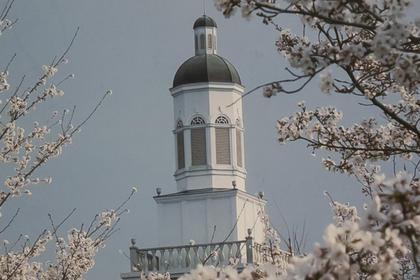
%> input picture KLT_JND/Building.png, 420 x 280 px, shrunk from 1200 x 800 before the run
$ octave --eval "result = KLT_JND(im2double(imread('Building.png')));"   (GNU Octave 9; MATLAB toolbox functions it lacks are replaced by stand-ins)
%> lines starting %> are read from the running program, lines starting %| are printed output that depends on the picture
### KLT_JND/modcrop.m
function img = modcrop(img,q)
%> called with q = 8
% modcrop - Crops an image so that the output M-by-N image satisfies mod(M,q)=0 and mod(N,q)=0
sz = size(img);
%> sz = [280 420 3]
sz = sz - mod(sz,q);
%> sz = [280 416 0]
img = img(1:sz(1), 1:sz(2),:);
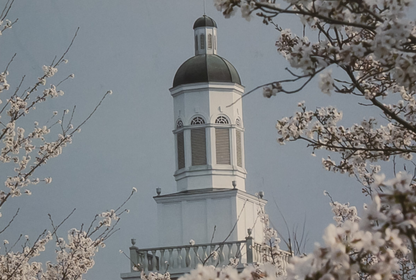
%> img: size 280x416x3 double; mean R, G, B 0.499, 0.509, 0.517

### KLT_JND/patch_extract.m
% patch extract
% extract a designed size img patch and reshape it into a vector
% cat all vector into a matrix
% img must be M-N-1
function patch_matrix = patch_extract(img, k)
%> called with k = 64

k_sqrt = sqrt(k);
% change the img with M-N , mod(M,size)=0, mod(N,size)=0
img = modcrop(img,k_sqrt);
[M,N,~] = size(img);
%> M = 280; N = 416
m = M/k_sqrt;
%> m = 35
n = N/k_sqrt;
%> n = 52
patch_matrix = [];
for i = 1:m
    for j = 1:n
        patch = img((i-1)*k_sqrt+1:i*k_sqrt,(j-1)*k_sqrt+1:j*k_sqrt);
        patch_matrix = [patch_matrix reshape(patch,k_sqrt*k_sqrt,1)];
    end
end
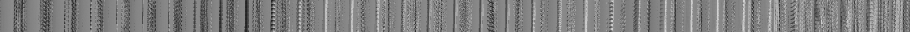
%> patch_matrix: size 64x1820 double (shown at 1/2 size); min 0.0941, max 0.878, mean 0.499

end

### KLT_JND/weibull_com.m
function f = weibull_com(x)
beta = 894.16;
eta = 0.99805;
f = (beta/eta)*(x/eta).^(beta-1).*exp(-(x/eta).^beta);
end

### KLT_JND/image_reshape.m
function im_re = image_reshape(im,test_matrix)

k = size(test_matrix,1);
k_sqrt = sqrt(k);
im = modcrop(im,k_sqrt);
[M N H] = size(im);
m = M/k_sqrt;
n = N/k_sqrt;
for i=1:m
    for j=1:n
        patch_vec = test_matrix(:,(i-1)*n+j);
        patch = reshape(patch_vec,k_sqrt,k_sqrt);
        im_re((i-1)*k_sqrt+1:i*k_sqrt,(j-1)*k_sqrt+1:j*k_sqrt) = patch;
    end
end

end

### KLT_JND/KLT_JND.m
function [jnd_map,CPL,thre_final] = KLT_JND(im,ed_pro,L)
% input
% im: input image that need to compute the JND map
% ed_pro: whether use edge protect
% L: specified number of spectral components that included in inverse KLT
% If you do not input L or L=0, then the program will adopt weibull
% distribution to compute the critical point
% output
% jnd_map: the computed JND map
% CPL: perceptual lossless image
% thre_final: critical point
if (nargin==1)
    ed_pro = 1;
    L = 0;
end
if (nargin==2)
    L = 0;
end
kernel_size = 64;
k_sqrt = sqrt(kernel_size)  % make sure dividable
im = modcrop(im, k_sqrt)
thre_cumu = 0;
f_cumu = 0;
text_matrix = patch_extract(im,kernel_size);
KLT_kernel = pca(text_matrix');
klt_coeff = KLT_kernel'*text_matrix;
energy = (sum(klt_coeff.^2,2)/size(klt_coeff,2));
%> energy = 64 values, max 16.33 at index 1, min 8.42e-05 at index 64, mean 0.262
p = energy/sum(energy);
%> p = 64 values, max 0.973 at index 1, min 5.02e-06 at index 64, mean 0.0156
if L==0
   for i = 1:kernel_size
       P_cum(i) = sum(p(1:i));
       thre_cumu = thre_cumu + i*weibull_com(P_cum(i));
       f_cumu = f_cumu + weibull_com(P_cum(i));
  end
%> this loop made 64 passes
%> (thre_cumu, f_cumu) on passes 2 to 13: (1.5e-05, 7.57e-06), (0.000633, 0.000214), (0.0465, 0.0117), (0.283, 0.059), (1.52, 0.265), (4.67, 0.715), (11.66, 1.59), (26.81, 3.27), (57.62, 6.35), (122.8, 12.28), (231.8, 21.36), (409.5, 35.03)
%> f_cumu on pass 1: 1.62e-07
%> after the loop, P_cum = 64 values from 0.973 to 1; f_cumu = 6919.5; thre_cumu = 225799.5
  thre_final = ceil(thre_cumu/f_cumu);
%> thre_final = 33
else
  thre_final = L;
end
klt_coeff_re = zeros(size(klt_coeff));
klt_coeff_re(1:thre_final,:) = klt_coeff(1:thre_final,:);
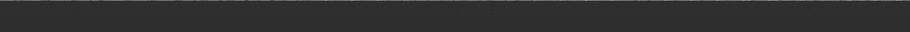
%> klt_coeff_re: size 64x1820 double (shown at 1/2 size); min -1.46, max 6.48, mean 0.0618; drawn with min black and max white
test_matrix_re = KLT_kernel*klt_coeff_re;
CPL = image_reshape(im,test_matrix_re);
%> after the loop in image_reshape, `for i=1:m`:
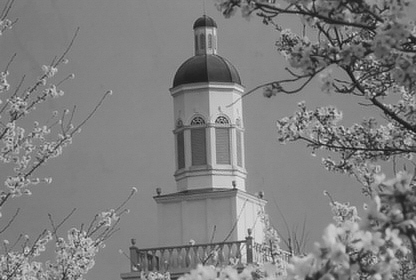
%> im_re: size 280x416 double; min 0.0587, max 0.911, mean 0.499
jnd_map_raw = abs(im-CPL);
edge_protect = func_edge_protect(im);
% [3 lines not run here, left out]
function edge_protect = func_edge_protect( img )
% protect the edge region since the HVS is highly sensitive to it

if ~isa( img, 'double' )
    img = double( img );
end
edge_h = 60;
edge_height = func_edge_height( img );
max_val = max( edge_height(:) );
edge_threshold = edge_h / max_val;
if edge_threshold > 0.8
    edge_threshold = 0.8;
end
edge_region = edge(img,'canny',edge_threshold);
se = strel('disk',3);
img_edge = imdilate(edge_region,se);
img_supedge = 1-1*double(img_edge);
gaussian_kernal = fspecial('gaussian',5,0.8);
edge_protect = filter2(gaussian_kernal,img_supedge);
end

function edge_height = func_edge_height( img )
G1 = [0 0 0 0 0
   1 3 8 3 1
   0 0 0 0 0
   -1 -3 -8 -3 -1
   0 0 0 0 0];
G2=[0 0 1 0 0
   0 8 3 0 0
   1 3 0 -3 -1
   0 0 -3 -8 0
   0 0 -1 0 0];
G3=[0 0 1 0 0
   0 0 3 8  0
   -1 -3 0 3 1
   0 -8 -3 0 0
   0 0 -1 0 0];
G4=[0 1 0 -1 0
   0 3 0 -3 0
   0 8 0 -8 0
   0 3 0 -3 0
   0 1 0 -1 0];
% calculate the max grad
[size_x,size_y]=size(img);
%> size_x = 280; size_y = 1248
grad=zeros(size_x,size_y,4);
%> (the run ends here)
